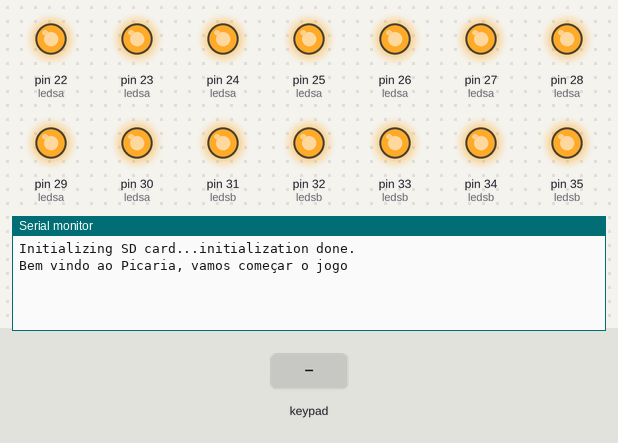
This sketch was run on a simulated Arduino Mega 2560, built with avr-gcc and run on an emulated ATmega2560. On the bench: output pins drawn as LEDs (lit = HIGH), the last lines printed to the serial monitor. The inputs (shaded band) are chosen by the test bench. The local clock reads 2024-03-15 10:24:30 at power-on unless the sketch sets it; storage starts empty; pins used as bus, display or sensor lines are not drawn.

Above: at 1.2 s.
1.3 s: key '1' pressed
At 2.0 s:
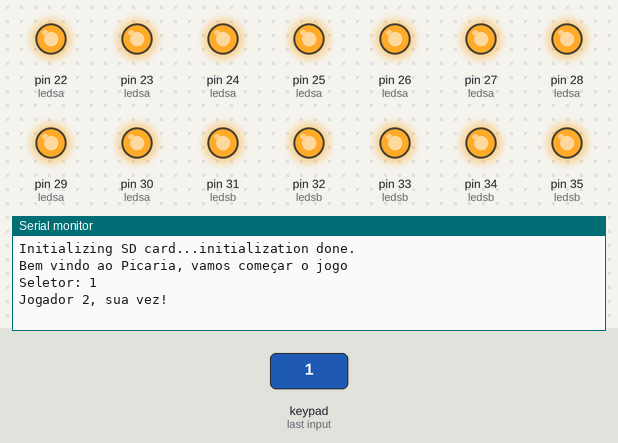
2.8 s: keypad keys 3 8 3 9 4 0 4 1 pressed 0.4 s apart
At 5.4 s:
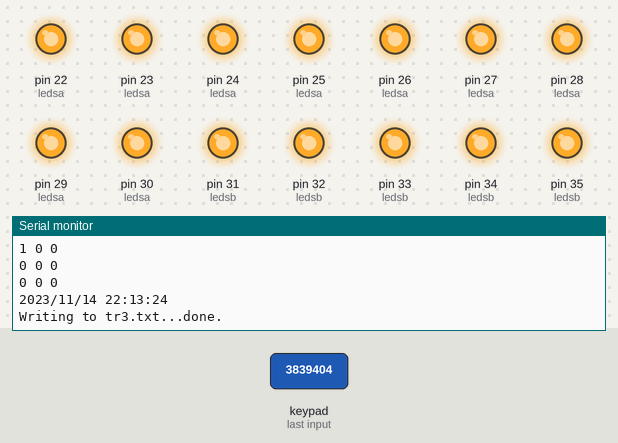

Measured:
- after the input at 1.3 s, the serial monitor: prints a new line at once (image 1)
- after the input at 2.8 s, the serial monitor: prints a new line at once (image 2)

The sketch:

Trabalho3primeiraparte.ino
```cpp
#include <SPI.h>
#include <SD.h>

File myFile;

// change this to match your SD shield or module;
//     Arduino Ethernet shield: pin 4
//     Adafruit SD shields and modules: pin 10
//     Sparkfun SD shield: pin 8
const int chipSelect = 10;
#include <Wire.h>
#include "RTClib.h"
RTC_DS1307 RTC;

#include <Keypad.h>
int espera=0;
int t;
int linha=2, coluna=3;
int matriz_a[4][3];
int matriz_b[4][3];
int matriz_ateste[4][3];
int matriz_bteste[4][3];
int contador=0;
byte pinosLinhas[]  = {38,39,40,41};
byte pinosColunas[] = {42,43,44};
char teclas[4][3] = {{'1','2','3'},
                     {'4','5','6'},
                     {'7','8','9'},
                     {'*','0','#'},
                     };
int ledsa[3][3] =    {{22,23,24},
                      {25,26,27},
                      {28,29,30},
                      };
int ledsb[3][3] =    {{31,32,33},
                      {34,35,36},
                      {37,38,39},
                      };
int seletor=0;
int i,j,i_variavel,j_variavel,i_nova,j_nova;
char tecla;
char lugar_selecionado;
Keypad teclado1 = Keypad( makeKeymap(teclas), pinosLinhas, pinosColunas, 4, 3);
int status1 = 0;  // onde o jogador 1 está
int status2 = 0;  // onde o jogador 2 está
int atual   = 0;

void setup() {
  //----------------Inicialização da memória-----------------\\

 Wire.begin();
 RTC.begin();
  Serial.begin(9600);
  while (!Serial) {
    ; // wait for serial port to connect. Needed for Leonardo only
  }
  pinMode(linha,INPUT);
  digitalWrite(linha,HIGH);
  pinMode(coluna,OUTPUT);
  digitalWrite(coluna,HIGH);
  pinMode(3,OUTPUT);
  for(i=0;i<4;i++){
    for(j=0;j<3;j++){
      pinMode(ledsa[i][j],OUTPUT);
      digitalWrite(ledsa[i][j],HIGH);
    }
}
 for(i=0;i<4;i++){
    for(j=0;j<3;j++){
      pinMode(ledsb[i][j],OUTPUT);
      digitalWrite(ledsb[i][j],HIGH);
    }
}
Serial.print("Initializing SD card...");
pinMode(SS, OUTPUT);
  if (!SD.begin(chipSelect)) {
    Serial.println("initialization failed!");
    return;
  }

  Serial.println("initialization done.");
myFile = SD.open("tr3.txt", FILE_WRITE);
 Serial.println("Bem vindo ao Picaria, vamos começar o jogo");
 RTC.adjust(DateTime(__DATE__, __TIME__));
}


void loop() {
  if(contador<3){
  char tecla_pressionada = teclado1.getKey();
  //Verifica se alguma tecla foi pressionada


  //Mostra no serial monitor o caracter da matriz,
  //referente a tecla que foi pressionada
  if (tecla_pressionada)
  {
    Serial.print("Tecla: ");
    Serial.println(tecla_pressionada);
  }


espera=0;

while(espera==0){
  char tecla_pressionada = teclado1.getKey();
  if (tecla_pressionada)
  {
//    Serial.println(tecla_pressionada);
    tecla = tecla_pressionada;
    espera=1;
  }
}

//--------------- INSERÇÃO DAS POSIÇÕES NA MATRIZ
seletor=1;
dadosmatriz(tecla);

Serial.println("Jogador 2, sua vez!");
espera=0;
while(espera==0){
  char tecla_pressionada = teclado1.getKey();
  if (tecla_pressionada)
  {
//  Serial.println(tecla_pressionada);
    tecla = tecla_pressionada;
    espera=1;
  }
}
seletor=2;
dadosmatriz(tecla);

//--------------- PRINT DA MATRIZ A NO MONITOR SERIAL
  for(i=0;i<4;i++){
    for(j=0;j<3;j++){
      Serial.print(matriz_a[i][j]);
      Serial.print(" ");
    }
    Serial.println();
  }
  for(i=0;i<4;i++){
    for(j=0;j<3;j++){
      Serial.print(matriz_b[i][j]);
      Serial.print(" ");
    }
    Serial.println();
  }
  contador=contador+1;
  }else{
int espera=0;

//---------------Escrevendo no SD----------------\\

 if (myFile) {
  DateTime now = RTC.now();
 Serial.print(now.year(), DEC);
 Serial.print('/');
 Serial.print(now.month(), DEC);
 Serial.print('/');
 Serial.print(now.day(), DEC);
 Serial.print(' ');
 Serial.print(now.hour(), DEC);
 Serial.print(':');
 Serial.print(now.minute(), DEC);
 Serial.print(':');
 Serial.print(now.second(), DEC);
 Serial.println();
 Serial.println();
 delay(300);
    Serial.print("Writing to tr3.txt...");
    for(i=0;i<4;i++){
    for(j=0;j<3;j++){

      myFile.print(matriz_a[i][j]);
      myFile.print(" ");
    }
    myFile.println();
  }


   for(i=0;i<4;i++){
    for(j=0;j<3;j++){
      myFile.print(matriz_b[i][j]);
      myFile.print(" ");
    }
    myFile.println();
  }
  // close the file:
    myFile.close();
    Serial.println("done.");
  } else {
    // if the file didn't open, print an error:
    delay(1000);
  }


}
}
void dadosmatriz(char dado){
  Serial.print("Seletor: ");
  Serial.println(seletor);
  if(seletor == 1){
   for(i=0;i<4;i++){
    for(j=0;j<3;j++){
      if(dado==teclas[i][j]){
        matriz_a[i][j] = 1;
        digitalWrite(ledsa[i][j],matriz_a[i][j]);
      }
    }
  }
} else{
  for(i=0;i<4;i++){
    for(j=0;j<3;j++){
      if(dado==teclas[i][j]){
        matriz_b[i][j] = 1;
        digitalWrite(ledsb[i][j],matriz_b[i][j]);
      }
    }
  }
}
}
```
